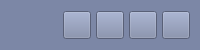
           <widget class="QFrame" name="contentTopBg">
            <property name="minimumSize">
             <size>
              <width>0</width>
              <height>50</height>
             </size>
            </property>
            <property name="maximumSize">
             <size>
              <width>16777215</width>
              <height>50</height>
             </size>
            </property>
            <property name="font">
             <font>
              <pointsize>10</pointsize>
              <italic>false</italic>
              <bold>false</bold>
              <kerning>true</kerning>
             </font>
            </property>
            <property name="styleSheet">
             <string notr="true">background-color: rgb(124, 135, 166)
</string>
            </property>
            <property name="frameShape">
             <enum>QFrame::NoFrame</enum>
            </property>
            <property name="frameShadow">
             <enum>QFrame::Raised</enum>
            </property>
            <layout class="QHBoxLayout" name="horizontalLayout">
             <property name="spacing">
              <number>0</number>
             </property>
             <property name="leftMargin">
              <number>0</number>
             </property>
             <property name="topMargin">
              <number>0</number>
             </property>
             <property name="rightMargin">
              <number>10</number>
             </property>
             <property name="bottomMargin">
              <number>0</number>
             </property>
             <item alignment="Qt::AlignRight">
              <widget class="QFrame" name="rightButtons">
               <property name="minimumSize">
                <size>
                 <width>0</width>
                 <height>28</height>
                </size>
               </property>
               <property name="frameShape">
                <enum>QFrame::NoFrame</enum>
               </property>
               <property name="frameShadow">
                <enum>QFrame::Raised</enum>
               </property>
               <layout class="QHBoxLayout" name="horizontalLayout_2">
                <property name="spacing">
                 <number>5</number>
                </property>
                <property name="leftMargin">
                 <number>0</number>
                </property>
                <property name="topMargin">
                 <number>0</number>
                </property>
                <property name="rightMargin">
                 <number>0</number>
                </property>
                <property name="bottomMargin">
                 <number>0</number>
                </property>
                <item>
                 <widget class="QPushButton" name="settingsTopBtn">
                  <property name="minimumSize">
                   <size>
                    <width>28</width>
                    <height>28</height>
                   </size>
                  </property>
                  <property name="maximumSize">
                   <size>
                    <width>28</width>
                    <height>28</height>
                   </size>
                  </property>
                  <property name="cursor">
                   <cursorShape>PointingHandCursor</cursorShape>
                  </property>
                  <property name="toolTip">
                   <string>Settings</string>
                  </property>
                  <property name="text">
                   <string/>
                  </property>
                  <property name="icon">
                   <iconset resource="resources.qrc">
                    <normaloff>:/icons/images/icons/icon_settings.png</normaloff>:/icons/images/icons/icon_settings.png</iconset>
                  </property>
                  <property name="iconSize">
                   <size>
                    <width>20</width>
                    <height>20</height>
                   </size>
                  </property>
                 </widget>
                </item>
                <item>
                 <widget class="QPushButton" name="minimizeAppBtn">
                  <property name="minimumSize">
                   <size>
                    <width>28</width>
                    <height>28</height>
                   </size>
                  </property>
                  <property name="maximumSize">
                   <size>
                    <width>28</width>
                    <height>28</height>
                   </size>
                  </property>
                  <property name="cursor">
                   <cursorShape>PointingHandCursor</cursorShape>
                  </property>
                  <property name="toolTip">
                   <string>Minimize</string>
                  </property>
                  <property name="text">
                   <string/>
                  </property>
                  <property name="icon">
                   <iconset resource="resources.qrc">
                    <normaloff>:/icons/images/icons/icon_minimize.png</normaloff>:/icons/images/icons/icon_minimize.png</iconset>
                  </property>
                  <property name="iconSize">
                   <size>
                    <width>20</width>
                    <height>20</height>
                   </size>
                  </property>
                 </widget>
                </item>
                <item>
                 <widget class="QPushButton" name="maximizeRestoreAppBtn">
                  <property name="minimumSize">
                   <size>
                    <width>28</width>
                    <height>28</height>
                   </size>
                  </property>
                  <property name="maximumSize">
                   <size>
                    <width>28</width>
                    <height>28</height>
                   </size>
                  </property>
                  <property name="font">
                   <font>
                    <pointsize>10</pointsize>
                    <italic>false</italic>
                    <bold>false</bold>
                    <stylestrategy>PreferDefault</stylestrategy>
                   </font>
                  </property>
                  <property name="cursor">
                   <cursorShape>PointingHandCursor</cursorShape>
                  </property>
                  <property name="toolTip">
                   <string>Maximize</string>
                  </property>
                  <property name="text">
                   <string/>
                  </property>
                  <property name="icon">
                   <iconset resource="resources.qrc">
                    <normaloff>:/icons/images/icons/icon_maximize.png</normaloff>:/icons/images/icons/icon_maximize.png</iconset>
                  </property>
                  <property name="iconSize">
                   <size>
                    <width>20</width>
                    <height>20</height>
                   </size>
                  </property>
                 </widget>
                </item>
                <item>
                 <widget class="QPushButton" name="closeAppBtn">
                  <property name="minimumSize">
                   <size>
                    <width>28</width>
                    <height>28</height>
                   </size>
                  </property>
                  <property name="maximumSize">
                   <size>
                    <width>28</width>
                    <height>28</height>
                   </size>
                  </property>
                  <property name="cursor">
                   <cursorShape>PointingHandCursor</cursorShape>
                  </property>
                  <property name="toolTip">
                   <string>Close</string>
                  </property>
                  <property name="text">
                   <string/>
                  </property>
                  <property name="icon">
                   <iconset resource="resources.qrc">
                    <normaloff>:/icons/images/icons/icon_close.png</normaloff>:/icons/images/icons/icon_close.png</iconset>
                  </property>
                  <property name="iconSize">
                   <size>
                    <width>20</width>
                    <height>20</height>
                   </size>
                  </property>
                 </widget>
                </item>
               </layout>
              </widget>
             </item>
            </layout>
           </widget>
